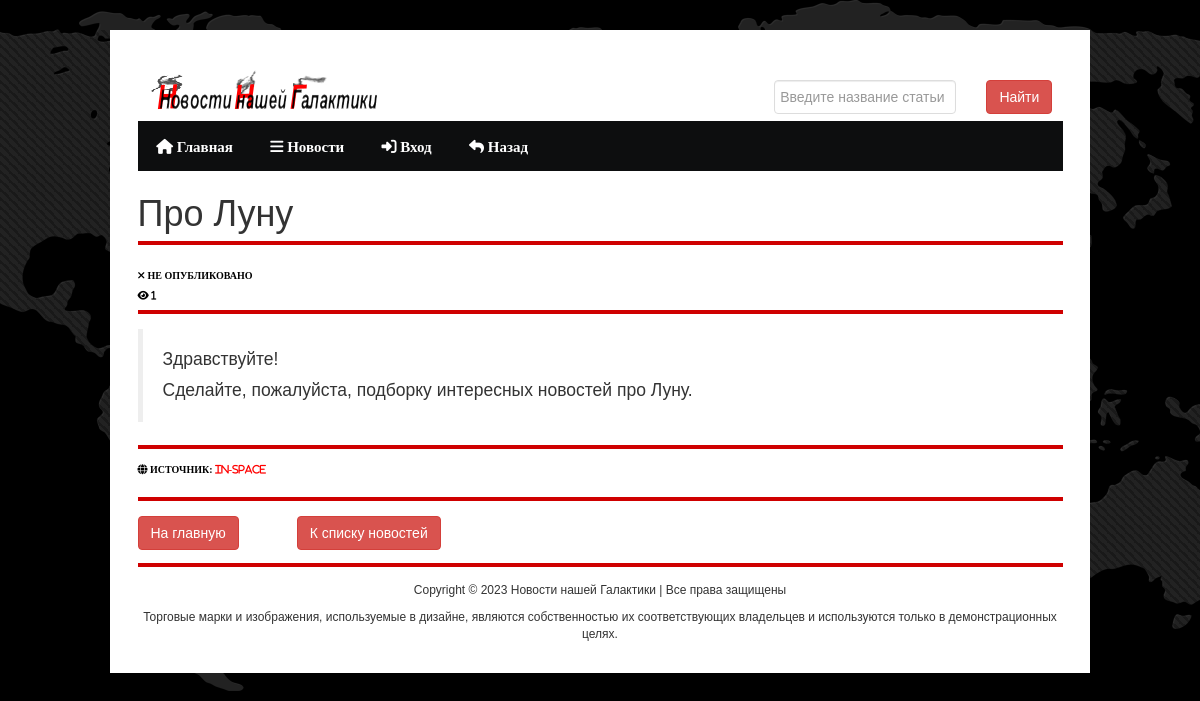
Page /news/14 on the earlier database version.
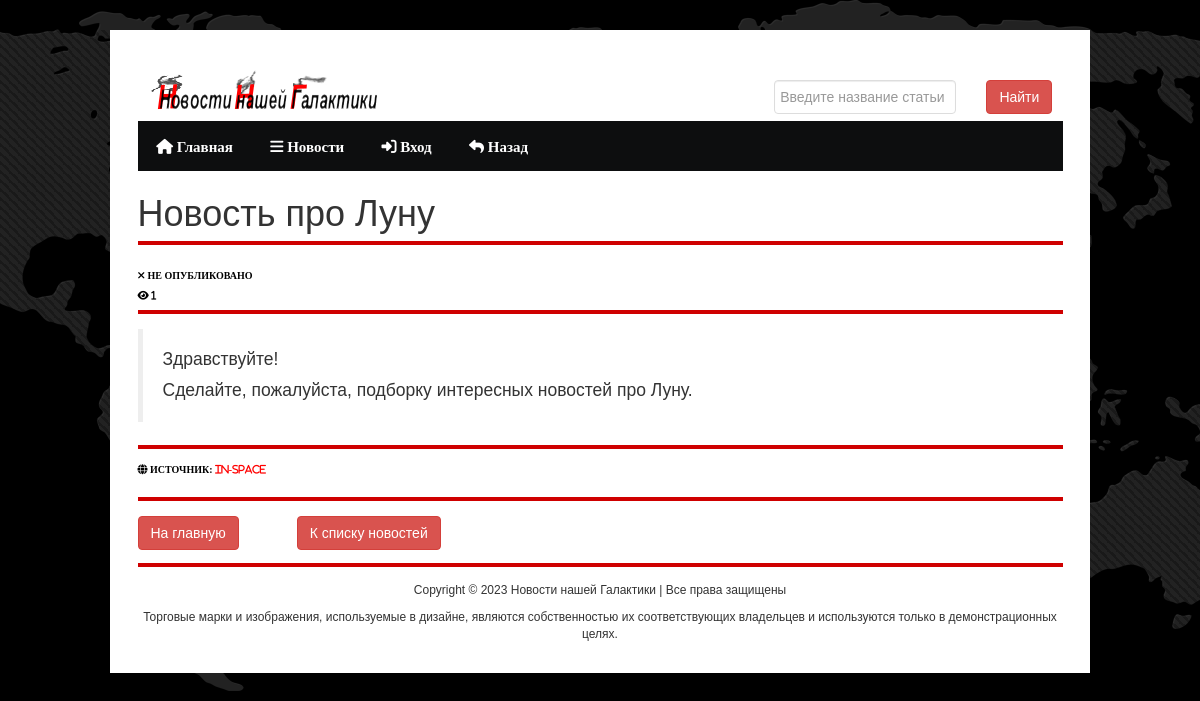
Same page on the later database version.
### news/models.py (models this page shows, shortened)
class Article(models.Model):
    categories_list = (('A', 'Астрономия'),
                  ('K', 'Космонавтика'),
                  ('AF', 'Астрофизика'),
                  ('G', 'Геология'))
    author = models.ForeignKey(User, on_delete=models.CASCADE, null=True, verbose_name='Автор')
    title = models.CharField('Название новости', max_length=150, default='', validators = [MinLengthValidator(10)], null=False)
    anouncement = models.TextField('Аннотация', max_length=1250, validators = [MinLengthValidator(10)], null=False)
    source = models.URLField('Источник', null=True)
    sourcename = models.CharField('Название источника', max_length=150, validators = [MinLengthValidator(2)], null=False)
    text = RichTextField('Текст новости', validators = [MinLengthValidator(50)], null=False)
    date = models.DateTimeField('Дата публикации', auto_created=True)
    categories = models.CharField(choices=categories_list, max_length=20, verbose_name='Категории')
    tags = models.ManyToManyField(to=Tag, blank=True)
    status = models.BooleanField(default=False, verbose_name='Опубликовано')
    objects = models.Manager()
    published = PublishedManager()
    def get_views(self):
        return self.views.count()
    class Meta:
        ordering = ['title','date']
        verbose_name = 'Новость'
        verbose_name_plural = 'Новости'

### news/views.py (the view)
# urls.py: path('<int:pk>', views.ArticleDetailView.as_view(), name='news_detail'),
class ArticleDetailView(ViewCountMixin, DetailView):
    model = Article
    template_name = 'news/news_detail.html'
    context_object_name = 'news'
    def get_context_data(self, **kwargs):
        context = super().get_context_data(**kwargs)
        current_object = self.object
        images = Image.objects.filter(article=current_object)
        context['images'] = images
        return context

### news/utils.py (called while the page is built)
def get_client_ip(request):
    x_forwrded_for = request.META.get('HTTP_X_FORWARDED_FOR')
    if x_forwrded_for:
        ip = x_forwrded_for.split(',')[0]
    else:
        ip = request.META.get('REMOTE_ADDR')
    return ip

    def get_object(self):
        obj = super().get_object()
        ip_address = get_client_ip(self.request)
        ViewCount.objects.get_or_create(article=obj, ip_address=ip_address)
        return obj

### news/templates/news/news_detail.html (shortened to what this page needs)
<!DOCTYPE html PUBLIC "-//W3C//DTD XHTML 1.0 Transitional//EN"
        "http://www.w3.org/TR/xhtml1/DTD/xhtml1-transitional.dtd">
{% load static %}
{% load bootstrap5 %}
<html xmlns="http://www.w3.org/1999/xhtml">
<html lang="ru">
<head>
    {%bootstrap_css%}
    <link rel="stylesheet" type="text/css" href="{% static 'main/' %}assets/font/font-awesome.min.css"/>
    <link rel="stylesheet" type="text/css" href="{% static 'main/' %}assets/font/font.css"/>
    <link rel="stylesheet" type="text/css" href="{% static 'main/' %}assets/css/bootstrap.min.css" media="screen"/>
    <link rel="stylesheet" type="text/css" href="{% static 'main/' %}assets/css/style.css" media="screen"/>
    <link rel="stylesheet" type="text/css" href="{% static 'main/' %}assets/css/responsive.css" media="screen"/>
    <link rel="stylesheet" type="text/css" href="{% static 'main/' %}assets/css/jquery.bxslider.css" media="screen"/>
</head>
<body>
<div class="body_wrapper">
    <div class="center">
        {% block header %} {% include 'main/header.html' %} {% endblock %}
        <h1>{{ news.title }}</h1>
        <h6 class="title"></h6>
        <div class="row">
            <div class="col-lg-8">
                <p class="readmore">
                    {% if news.status == True %}<i class="fa-solid fa-check"> Дата публикации: {{ news.date.date }}</i></p>
                    {% else %}<p class="readmore" style="color:black"><i class="fa-solid fa-xmark"> Не опубликовано
                    {% endif %}</i></p>
                <p class="readmore" style="color:black"><i class="fa-solid fa-eye"> {{ news.get_views }}</i></p>
            </div>
        </div>
        <h6 class="title"></h6>
        <blockquote class="blockquote">
            <p align="justify">{{ news.text|safe }}</p>
        </blockquote>
        <br>
        <h6 class="title"></h6>
        <p class="readmore" style="color:black"><i class="fa-solid fa-globe"> Источник: <a href="{{ news.source }}" style="color:red" target="_blank"> {{ news.sourcename }}</a></i></p><br>
        <h6 class="title"></h6>
        <div class="row">
            <div class="col-lg-2">
                <a class="btn btn-danger" href="{% url 'home' %}">На главную</a>
            </div>
            <div class="col-lg-2">
                <a class="btn btn-danger" href="{% url 'news_index' %}">К списку новостей</a>
            </div>
        </div>
        <br>
        <h6 class="title"></h6>
        {% block footer %} {% include 'main/footer.html' %} {% endblock %}
    </div>
</div>
<link rel="stylesheet" href="https://ajax.googleapis.com/ajax/libs/jqueryui/1.11.4/themes/smoothness/jquery-ui.css">
</body>
</html>

Differences in the rows shown:
changed Article "Здравствуйте! Сделайте, пожалуйста, подборку интересных новостей про Луну.": title "Про Луну" → "Новость про Луну"
